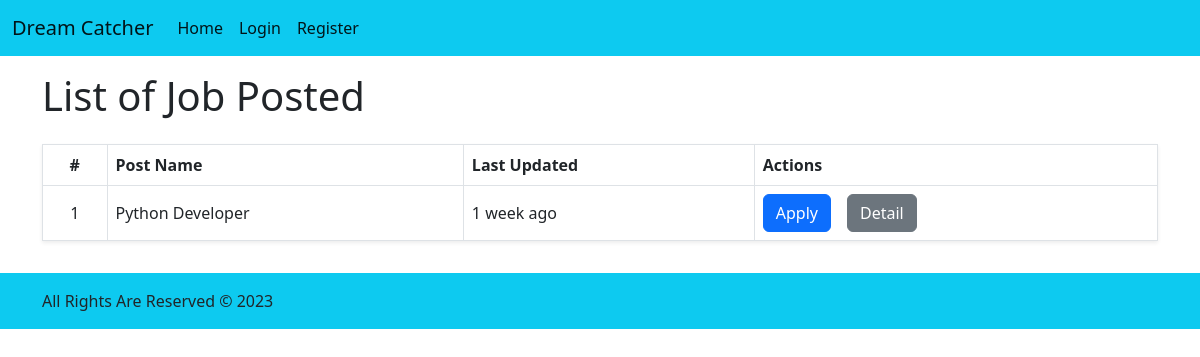
/jobposts/list/, run on an earlier commit of the app's database.
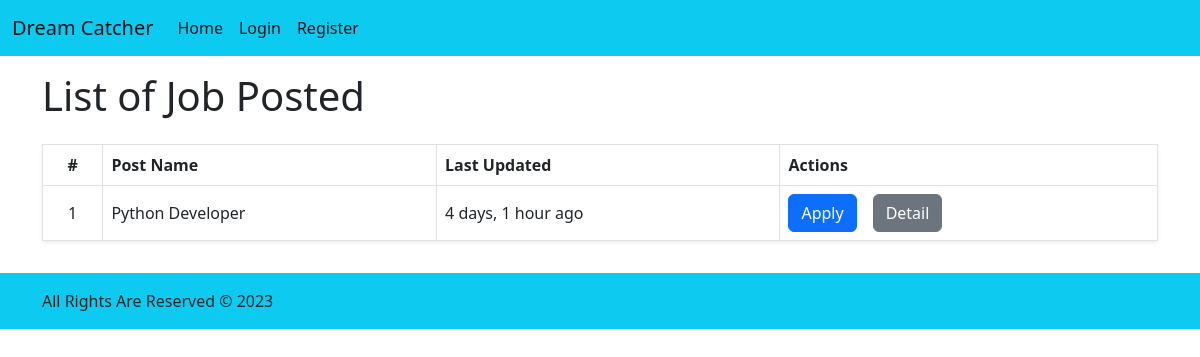
And on a later commit of the database.
### core/models.py (models this page shows)
class JobPostModel(models.Model):
    class CatChoices(models.TextChoices):
        Accounting = "Accounting", "Accounting"
        administrative_assistant = "admini", "Administrative Assistant"
        architect = "architect", "Architect"
        computer_programmer = "cp", "Computer Programmer"
        Construction = "con", "Construction"
        Customer_service = "cs", "Ustomer Service"
        dbadministrator = "dbadmini", "Database Administrator"
        HR = "hr", "Human Resources"
        marketing = "marketing", "Marketing"
        retail = "retail", "Retail"
        sales = "sales", "Sales"
    class QualificationChoices(models.TextChoices):
        Phd = "phd", "PhD"
        PG = "PG", "Post Graduate"
        UG = "UG", "Under Graduate"
        Diploma = "Dip", "Diploma"
        X = "X", "SSLC"
    class EmploymentTypeChoices(models.TextChoices):
        Full_time = "full", "Full Time"
        Part_time = "part", "Part Time"
    category = models.ForeignKey(
        Category, on_delete=models.SET_NULL, blank=True, null=True
    )
    post_name = models.CharField(max_length=64)
    company_name = models.CharField(max_length=64)
    qualification = models.CharField(
        max_length=64, choices=QualificationChoices.choices
    )
    skills = models.TextField(max_length=60)
    experience = models.IntegerField()
    no_of_vacancy = models.IntegerField()
    location = models.CharField(max_length=255)
    salary = models.IntegerField()
    employment_type = models.CharField(
        max_length=64, choices=EmploymentTypeChoices.choices
    )
    last_date = models.DateField()
    created_on = models.DateTimeField(auto_now_add=True)
    updated_on = models.DateTimeField(auto_now=True)
    def __str__(self) -> str:
        return self.post_name

### core/views.py (the view)
# urls.py: path("jobposts/list/", views.JobpostListView.as_view(), name="jobpost_list"),
class JobpostListView(views.ListView):
    template_name = "core/jobpost/jobpost_list.html"
    model = models.JobPostModel
    context_object_name = "jobposts"

### templates/core/jobpost/jobpost_list.html (shortened to what this page needs)
{% extends 'base.html' %}
{% load humanize %}
{% block content %}
<div class="container-lg d-flex flex-column gap-3 py-3">
  <div class="row">
    <div class="col">
      <h1>List of Job Posted</h1>
    </div>
  </div>
  <div class="row">
    <div class="col">
      <table class="table table-bordered align-middle shadow-sm">
        <thead>
          <tr>
            <th class="text-center">#</th>
            <th>Post Name</th>
            <th>Last Updated</th>
            <th>Actions</th>
          </tr>
        </thead>
        <tbody>
          {% for jobpost in jobposts %}
          <tr>
            <td class="text-center">{{forloop.counter}}</td>
            <td>{{jobpost}}</td>
            <td>{{jobpost.updated_on|naturaltime}}</td>
            <td>
              <div class="d-flex gap-3 flex-wrap">
                <a
                  href="{% url 'core:jobpost_apply' jobpost.id %}"
                  class="btn btn-primary"
                  >Apply</a
                >
                <a
                  href="{% url 'core:jobpost_detail' jobpost.id %}"
                  class="btn btn-secondary"
                  >Detail</a
                >
              </div>
            </td>
          </tr>
          {% empty %}
          <tr>
            <td colspan="5">No Job Posted Yet!</td>
          </tr>
          {% endfor %}
        </tbody>
      </table>
    </div>
  </div>
</div>
{% endblock %}

What changed in the data, as far as the page shows it:
changed JobPostModel "Python Developer": updated_on "1 week ago" → "4 days, 1 hour ago"
